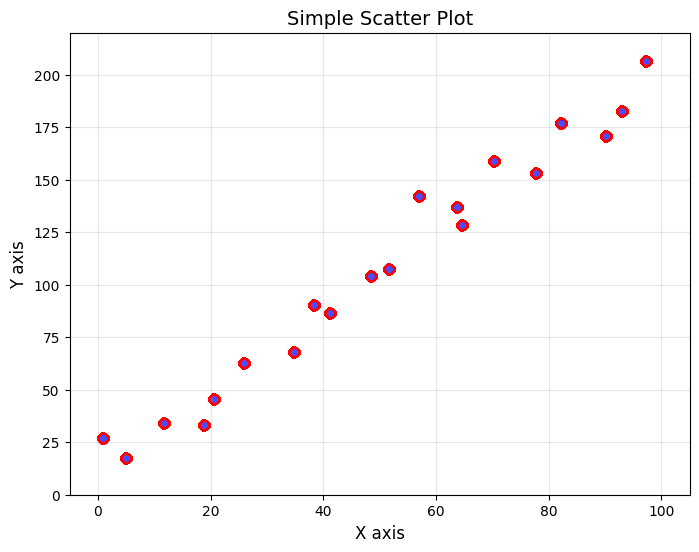
#> input picture fixtures/synthetic/test_autocrop_vis.png, 699 x 552 px
$ python -i extraction.py   (imports and definitions only)
#> lines starting #> are read from the running program, lines starting #| are printed output that depends on the picture; after the words box and inside, x2 and y2 are one past the last pixel; in counts of white or black regions, pixels touching at a corner belong together
#> further down, picture is the input picture: shape (552, 699, 3); mean B, G, R 250.3, 250, 251.2
"""
Data point extraction for different chart types.

Implements multiple extraction strategies for scatter plots:
- Color-based detection (primary)
- Blob detection with grid removal (fallback)
"""

import cv2
import numpy as np
from typing import Tuple, Optional, List


# [29 lines left out: function remove_grid_lines, not called in this run]


def extract_scatter_points(
    image: np.ndarray,
    crop_box: Optional[Tuple[int, int, int, int]] = None,
    method: str = "auto"
) -> Tuple[np.ndarray, float]:
    """
    Extract scatter plot points using best available method.

    Args:
        image: BGR image from cv2.imread()
        crop_box: Optional (x1, y1, x2, y2) crop region
        method: "auto", "color", or "blob"

    Returns:
        Tuple of (points, confidence)
        points: Nx2 array of (x, y) pixel coordinates
        confidence: 0.0-1.0 extraction quality estimate
    """
    # Try color-based first (works best for colored scatter points)
    if method in ("auto", "color"):
        points_color, conf_color = extract_scatter_points_color(image, crop_box)

        if method == "color" or (len(points_color) > 0 and conf_color >= 0.7):
            return points_color, conf_color

    # Fall back to improved blob detection
    if method in ("auto", "blob"):
        points_blob, conf_blob = extract_scatter_points_blob(image, crop_box)

        if method == "blob":
            return points_blob, conf_blob

        # In auto mode, return whichever found more reasonable results
        if len(points_color) == 0:
            return points_blob, conf_blob
        if len(points_blob) == 0:
            return points_color, conf_color

        # Prefer color method if it found points
        return points_color, conf_color

    return np.array([]), 0.1


def extract_scatter_points_color(
    image: np.ndarray,
    crop_box: Optional[Tuple[int, int, int, int]] = None
) -> Tuple[np.ndarray, float]:
    """
    Extract scatter points using color-based detection.

    Works well for colored points on white/gray backgrounds.
    Filters out grayscale elements (grid, axes, text).
    """
    # Crop if specified
    if crop_box:
        x1, y1, x2, y2 = crop_box
        cropped = image[y1:y2, x1:x2]
        offset_x, offset_y = x1, y1
    else:
        cropped = image
        offset_x, offset_y = 0, 0

    # Convert to HSV for color detection
    hsv = cv2.cvtColor(cropped, cv2.COLOR_BGR2HSV)
#> hsv: shape (552, 699, 3); mean H, S, V 0.2, 1.5, 251.5

    # Saturation channel - colored pixels have high saturation
    # Gray/white/black have low saturation
    saturation = hsv[:, :, 1]
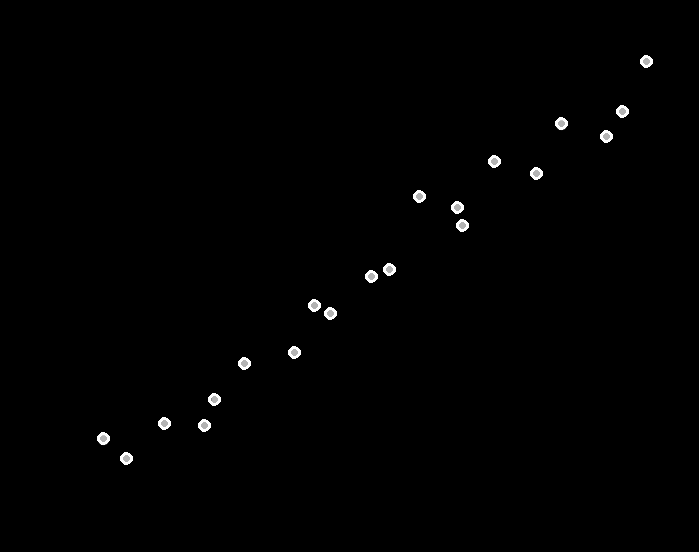
#> saturation: shape (552, 699); min 0, max 255, mean 1.5

    # Threshold saturation to find colored regions
    # Colored points typically have saturation > 50
    _, color_mask = cv2.threshold(saturation, 40, 255, cv2.THRESH_BINARY)
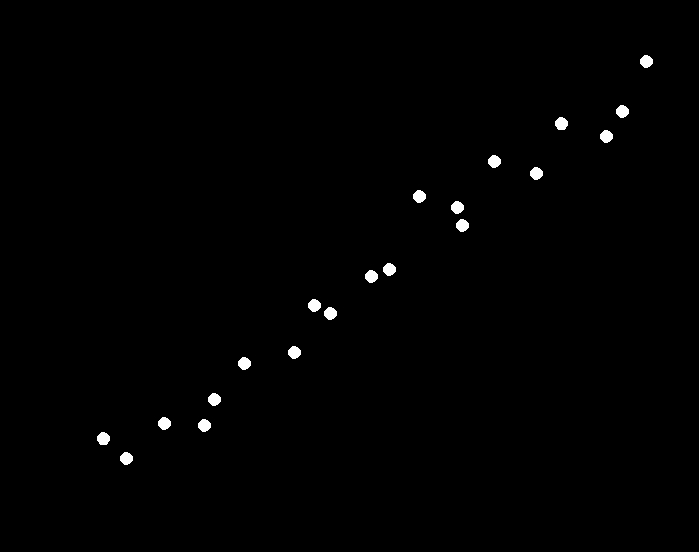
#> color_mask: shape (552, 699); 0.66% white; 20 white regions

    # Clean up noise with morphological operations
    kernel = cv2.getStructuringElement(cv2.MORPH_ELLIPSE, (3, 3))
    color_mask = cv2.morphologyEx(color_mask, cv2.MORPH_OPEN, kernel)
    color_mask = cv2.morphologyEx(color_mask, cv2.MORPH_CLOSE, kernel)

    # Find contours
    contours, _ = cv2.findContours(color_mask, cv2.RETR_EXTERNAL, cv2.CHAIN_APPROX_SIMPLE)
#> contours = 20 contours; largest, box (x1, y1, x2, y2) and area: (97, 432, 110, 445) 114, (555, 117, 568, 130) 114, (120, 452, 133, 465) 110, (198, 419, 211, 432) 110, (158, 417, 171, 430) 110

    # Filter and extract centroids
    points = []
    areas = []

    for contour in contours:
        area = cv2.contourArea(contour)

        # Filter by area (scatter points are typically 20-2000 pixels)
        if area < 10 or area > 5000:
            continue

        # Calculate circularity to filter out elongated shapes (text, lines)
        perimeter = cv2.arcLength(contour, True)
        if perimeter > 0:
            circularity = 4 * np.pi * area / (perimeter * perimeter)
            # Accept points with circularity > 0.3 (circles have ~1.0)
            if circularity < 0.3:
                continue

        # Get centroid
        M = cv2.moments(contour)
        if M["m00"] > 0:
            cx = M["m10"] / M["m00"] + offset_x
            cy = M["m01"] / M["m00"] + offset_y
            points.append((cx, cy))
            areas.append(area)
#> this loop made 20 passes
#> (area, perimeter, circularity, cx, cy) on passes 1 to 12: (110, 38.63, 0.926, 126, 458), (114, 39.8, 0.904, 103, 438.2), (110, 38.63, 0.926, 204, 425), (110, 38.63, 0.926, 164, 423), (110, 38.63, 0.926, 214, 399), (110, 38.63, 0.926, 244, 363), (110, 38.63, 0.926, 294, 352), (110, 38.63, 0.926, 330, 313), (110, 38.63, 0.926, 314, 305), (110, 38.63, 0.926, 371, 276), (110, 38.63, 0.926, 389, 269), (110, 38.63, 0.926, 462, 225)
#> after the loop, areas = [110, 114, 110, 110, 110, 110, 110, 110, 110, 110, 110, 110, 110, 110, 110, 110, 110, 114, 110, 110]; points = [(126, 458), (103, 438.2), (204, 425), (164, 423), (214, 399), (244, 363), (294, 352), (330, 313), (314, 305), (371, 276), (389, 269), (462, 225), (457, 207), (419, 196), (536, 173), (494, 161), (606, 136), (561, 123.2), (622, 111), (646, 61)]

    points = np.array(points) if points else np.array([]).reshape(0, 2)
#> points = 20 rows, first 8: [126, 458], [103, 438.2], [204, 425], [164, 423], [214, 399], [244, 363], [294, 352], [330, 313]

    # Calculate confidence
    confidence = _calculate_confidence(points, areas)

    return points, confidence


# [87 lines left out: function extract_scatter_points_blob, not called in this run]


def _calculate_confidence(points: np.ndarray, areas: List[float]) -> float:
    """
    Calculate extraction confidence based on multiple factors.
    """
    num_points = len(points)
#> num_points = 20

    if num_points == 0:
        return 0.1

    confidence = 0.5  # Base confidence

    # Factor 1: Point count (reasonable range)
    if 3 <= num_points <= 200:
        confidence += 0.2
    elif num_points > 500:
        confidence -= 0.2  # Likely noise

    # Factor 2: Consistent point sizes
    if len(areas) >= 3:
        area_std = np.std(areas)
#> area_std = 1.2
        area_mean = np.mean(areas)
#> area_mean = 110.4
        if area_mean > 0:
            cv = area_std / area_mean  # Coefficient of variation
#> cv = 0.0109
            if cv < 0.5:  # Low variation = consistent points
                confidence += 0.2
            elif cv > 1.5:  # High variation = mixed sources
                confidence -= 0.1

    # Factor 3: Point distribution (not clustered at edges)
    if num_points >= 3 and points.shape[1] == 2:
        x_range = np.ptp(points[:, 0])
#> x_range = 543
        y_range = np.ptp(points[:, 1])
#> y_range = 397
        if x_range > 50 and y_range > 50:  # Points spread out
            confidence += 0.1

    return max(0.1, min(1.0, confidence))


# [125 lines left out: functions extract_line_points, extract_bar_data, visualize_extracted_points, not called in this run]

>>> import cv2
>>> picture = cv2.imread('../../fixtures/synthetic/test_autocrop_vis.png')
>>> result = extract_scatter_points(picture)
#> in extract_scatter_points_color, `confidence = _calculate_confidence(points, areas)`: confidence = 1
#> in extract_scatter_points, `points_color, conf_color = extract_scatter_points_color(image, crop_box)`: points_color has the same summary as points in extract_scatter_points_color
#> result = 2 point arrays, longest 20 points

$ run again, on fixtures/synthetic/test_bar_simple_overlay.png
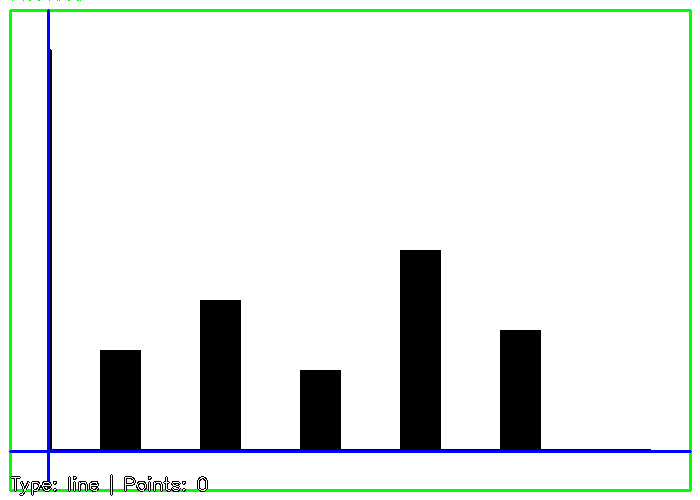
#> input picture fixtures/synthetic/test_bar_simple_overlay.png, 700 x 500 px
#> picture is the input picture: shape (500, 700, 3); mean B, G, R 229.2, 231.6, 226.7
#> hsv: shape (500, 700, 3); mean H, S, V 2.3, 7.4, 234.1
#> in extract_scatter_points_color, `saturation = hsv[:, :, 1]`:
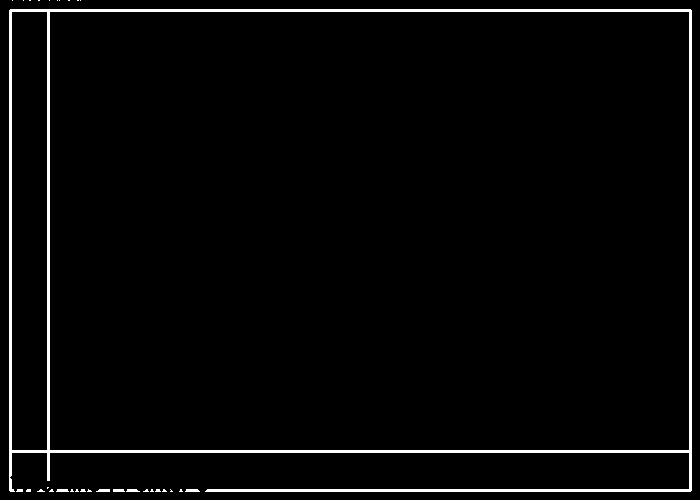
#> saturation: shape (500, 700); 2.9% white; 31 white regions (25 under 20 px), largest, box (x1, y1, x2, y2) and area: (9, 9, 692, 492) 9806, (185, 489, 200, 492) 40, (96, 489, 110, 492) 37, (56, 489, 69, 492) 35, (126, 489, 140, 492) 35, (113, 489, 125, 492) 34
#> in extract_scatter_points_color, `color_mask = cv2.morphologyEx(color_mask, cv2.MORPH_OPEN, kernel)`:
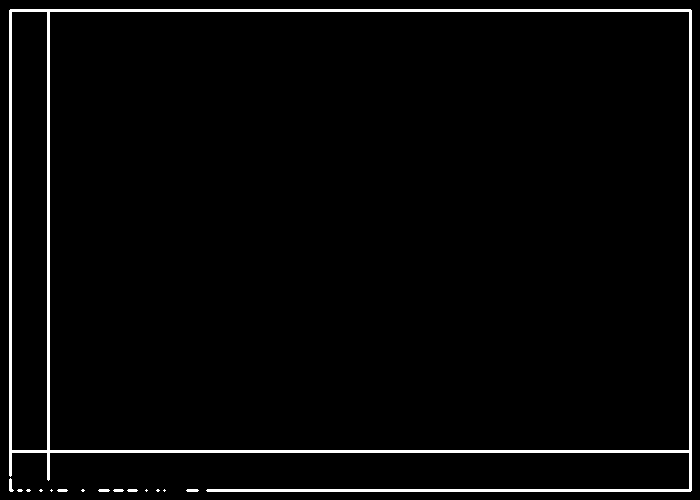
#> color_mask: shape (500, 700); 2.9% white; 15 white regions (8 under 20 px), largest, box (x1, y1, x2, y2) and area: (9, 9, 692, 492) 9753, (9, 478, 14, 492) 43, (186, 489, 199, 492) 35
#> contours = 15 contours, 11 with area under 20; largest, box (x1, y1, x2, y2) and area: (9, 9, 692, 492) 303280, (9, 478, 14, 492) 28, (186, 489, 199, 492) 22, (98, 489, 110, 492) 20
#> the loop in extract_scatter_points_color, `for contour in contours:` made 15 passes
#> (area, perimeter, circularity, cx, cy) on passes 1, 7, 14: (22, 25.66, 0.42, 192, 490), (20, 23.66, 0.449, 103.5, 490), (28, 30.49, 0.379, 10.23, 485.3)
#> after the loop in extract_scatter_points_color, `for contour in contours:`: areas = [22, 18, 18, 20, 18, 28]; points = [(192, 490), (132, 490), (118, 490), (103.5, 490), (62, 490), (10.23, 485.3)]
#> in extract_scatter_points_color, `points = np.array(points) if points else np.array([]).reshape(0, 2)`: points = [[192, 490], [132, 490], [118, 490], [103.5, 490], [62, 490], [10.23, 485.3]]
#> num_points = 6
#> area_std = 3.59
#> area_mean = 20.67
#> cv = 0.174
#> x_range = 181.8
#> y_range = 4.73
#> confidence = 0.9
#> points_color has the same summary as points in extract_scatter_points_color
#> result = 2 point arrays, longest 6 points
